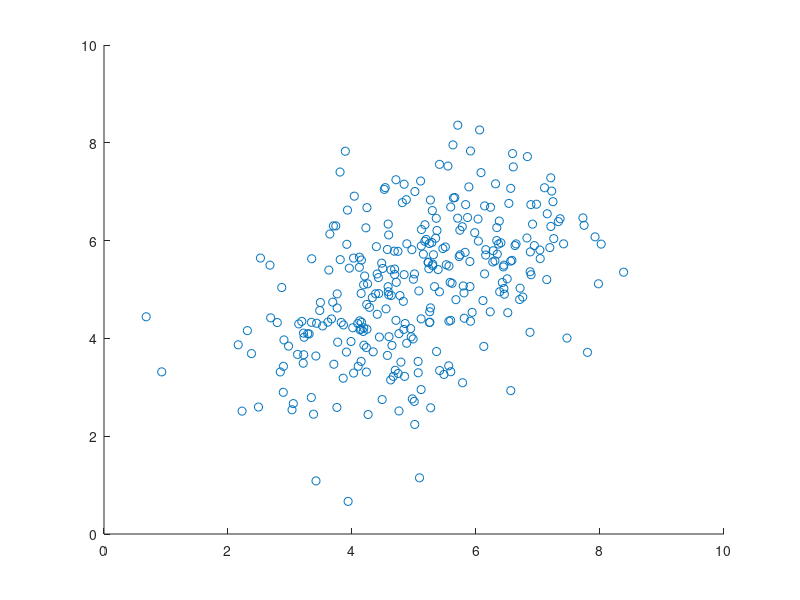

Write MATLAB code to recreate this figure. (Note: this script raises an error after producing the figure.)
u1 = [0.0 0.0];
u2 = [5.0 5.0];
C1 = [2.0 0.0;0.0 2.0];
C2 = [2.0 1.0;1.0 2.0];
alpha = 0.0001;
x1 = mvnrnd(u1,C1,300);
x2 = mvnrnd(u2,C2,300);
a = rand(1);
if (a<=0.4)
x = x1 ;
else
x = x2 ;
end
% xmin = min(x(:,1));
% xmax = max(x(:,1));
% ymin = min(x(:,2));
% ymax = max(x(:,2));
% xlim([xmin xmax]);
figure(1);
scatter(x(:,1) , x(:,2));
y=mean_shift(x,alpha);
%xlim([xmin xmax]);
figure(2);
scatter(y(:,1) , y(:,2));